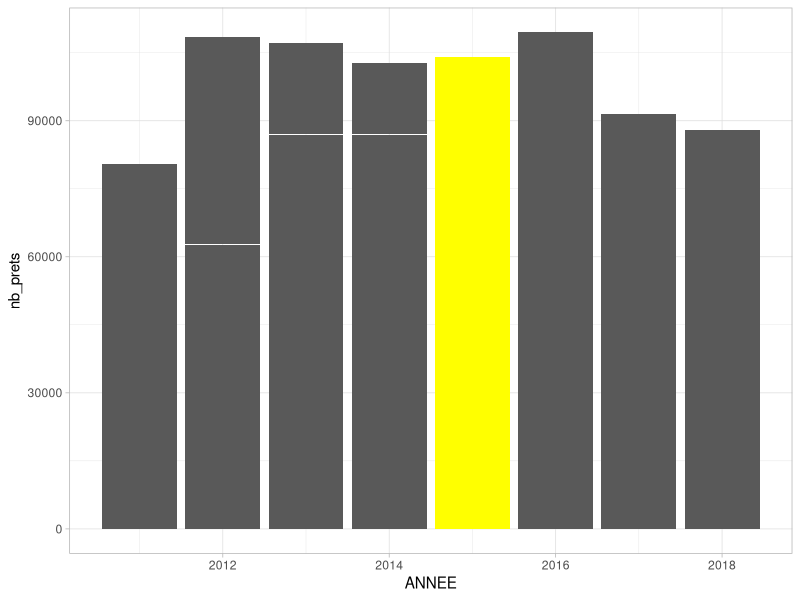

The R source for this figure: (Note: this script raises an error after producing the figure.)
library(ggplot2)
library(dplyr)


movies <- as_tibble(read.csv("DATA/top-500-des-films-les-plus-empruntes-a-la-bibliotheque-de-toulouse.csv",
                             sep=";"), fileEncoding = "utf-8")

sub <- movies[which(movies$ANNEE == 2015),]

ggplot(movies, aes(ANNEE, nb_prets)) + geom_bar(stat="identity") + theme_light() + 
  geom_bar(data=sub, aes(ANNEE, nb_prets), stat="identity", fill="yellow")

total_prets <- movies %>%
                group_by(TITRE) %>%
                summarise(
                  n=n(),
                  sum_prets = sum(nb_prets, na.rm=T)
                )

total_prets <- total_prets %>%
  arrange(desc(sum_prets)) %>%
  slice_max(sum_prets,n=10)
  
total_prets$row <- seq(1:1500)

ggplot(total_prets[1:10, ], aes(reorder(TITRE,sum_prets), sum_prets)) +  
  geom_bar(stat="identity",width=0.5) + coord_flip() +
  theme_light()

movies %>% group_by(AUTEUR) %>% summarise(nb_pret=sum(nb_prets)) %>% arrange(desc(nb_pret)) %>% mutate(prct=nb_pret/sum(nb_pret)*100)
